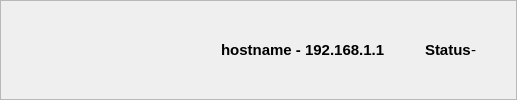
        <widget class="QFrame" name="frame">
         <property name="frameShape">
          <enum>QFrame::Shape::StyledPanel</enum>
         </property>
         <property name="frameShadow">
          <enum>QFrame::Shadow::Raised</enum>
         </property>
         <layout class="QGridLayout" name="gridLayout">
          <property name="leftMargin">
           <number>0</number>
          </property>
          <property name="topMargin">
           <number>0</number>
          </property>
          <property name="rightMargin">
           <number>0</number>
          </property>
          <property name="bottomMargin">
           <number>0</number>
          </property>
          <property name="spacing">
           <number>0</number>
          </property>
          <item row="0" column="0">
           <layout class="QHBoxLayout" name="horizontalLayout_10">
            <item>
             <widget class="QPushButton" name="actionsButton">
              <property name="text">
               <string />
              </property>
              <property name="icon">
               <iconset theme="format-justify-fill">
                <normaloff>../../../../../../../../../../../../../../../../../../../../../../../../../../../../../../../../../../.designer/backup</normaloff>../../../../../../../../../../../../../../../../../../../../../../../../../../../../../../../../../../.designer/backup</iconset>
              </property>
              <property name="flat">
               <bool>true</bool>
              </property>
             </widget>
            </item>
            <item>
             <widget class="QPushButton" name="prefsButton">
              <property name="sizePolicy">
               <sizepolicy hsizetype="Fixed" vsizetype="Fixed">
                <horstretch>0</horstretch>
                <verstretch>0</verstretch>
               </sizepolicy>
              </property>
              <property name="text">
               <string />
              </property>
              <property name="icon">
               <iconset theme="preferences-system">
                <normaloff>../../../../../../../../../../../../../../../../../../../../../../../../../../../../../../../../../../../../../../../../../../../../../../../../../../../../../../../../../../../../../../../../../../../../../../../../../../../../../../../../.designer/backup</normaloff>../../../../../../../../../../../../../../../../../../../../../../../../../../../../../../../../../../../../../../../../../../../../../../../../../../../../../../../../../../../../../../../../../../../../../../../../../../../../../../../../.designer/backup</iconset>
              </property>
              <property name="flat">
               <bool>true</bool>
              </property>
             </widget>
            </item>
            <item>
             <widget class="QPushButton" name="newRuleButton">
              <property name="sizePolicy">
               <sizepolicy hsizetype="Fixed" vsizetype="Fixed">
                <horstretch>32</horstretch>
                <verstretch>32</verstretch>
               </sizepolicy>
              </property>
              <property name="toolTip">
               <string>Create a new rule</string>
              </property>
              <property name="text">
               <string />
              </property>
              <property name="icon">
               <iconset theme="document-new">
                <normaloff>../../../../../../../../../../../../../../../../../../../../../../../../../../../../../../../../../../../../../../../../../../../../../../../../../../../../../../../../.designer/backup</normaloff>../../../../../../../../../../../../../../../../../../../../../../../../../../../../../../../../../../../../../../../../../../../../../../../../../../../../../../../../.designer/backup</iconset>
              </property>
              <property name="flat">
               <bool>true</bool>
              </property>
             </widget>
            </item>
            <item>
             <widget class="QPushButton" name="fwButton">
              <property name="text">
               <string />
              </property>
              <property name="icon">
               <iconset theme="security-high">
                <normaloff>../../../../../../../../../../../../../../../../../../../../../../../../../../../../../../../../../../.designer/backup</normaloff>../../../../../../../../../../../../../../../../../../../../../../../../../../../../../../../../../../.designer/backup</iconset>
              </property>
              <property name="flat">
               <bool>true</bool>
              </property>
             </widget>
            </item>
            <item>
             <spacer name="horizontalSpacer_9">
              <property name="orientation">
               <enum>Qt::Horizontal</enum>
              </property>
              <property name="sizeHint" stdset="0">
               <size>
                <width>60</width>
                <height>20</height>
               </size>
              </property>
             </spacer>
            </item>
            <item>
             <widget class="QLabel" name="nodeLabel">
              <property name="text">
               <string>&lt;html&gt;&lt;head/&gt;&lt;body&gt;&lt;p&gt;&lt;span style=" font-size:11pt; font-weight:600;"&gt;hostname - 192.168.1.1&lt;/span&gt;&lt;/p&gt;&lt;/body&gt;&lt;/html&gt;</string>
              </property>
              <property name="margin">
               <number>5</number>
              </property>
             </widget>
            </item>
            <item>
             <spacer name="horizontalSpacer">
              <property name="orientation">
               <enum>Qt::Horizontal</enum>
              </property>
              <property name="sizeHint" stdset="0">
               <size>
                <width>40</width>
                <height>20</height>
               </size>
              </property>
             </spacer>
            </item>
            <item>
             <widget class="QLabel" name="label_2">
              <property name="sizePolicy">
               <sizepolicy hsizetype="Fixed" vsizetype="Preferred">
                <horstretch>0</horstretch>
                <verstretch>0</verstretch>
               </sizepolicy>
              </property>
              <property name="font">
               <font>
                <pointsize>11</pointsize>
                <bold>true</bold>
                <kerning>true</kerning>
               </font>
              </property>
              <property name="text">
               <string>Status</string>
              </property>
              <property name="alignment">
               <set>Qt::AlignmentFlag::AlignLeading|Qt::AlignmentFlag::AlignLeft|Qt::AlignmentFlag::AlignVCenter</set>
              </property>
              <property name="margin">
               <number>5</number>
              </property>
             </widget>
            </item>
            <item>
             <widget class="QLabel" name="statusLabel">
              <property name="sizePolicy">
               <sizepolicy hsizetype="Minimum" vsizetype="Fixed">
                <horstretch>0</horstretch>
                <verstretch>0</verstretch>
               </sizepolicy>
              </property>
              <property name="font">
               <font>
                <pointsize>11</pointsize>
                <kerning>true</kerning>
               </font>
              </property>
              <property name="text">
               <string>-</string>
              </property>
              <property name="alignment">
               <set>Qt::AlignmentFlag::AlignLeading|Qt::AlignmentFlag::AlignLeft|Qt::AlignmentFlag::AlignVCenter</set>
              </property>
              <property name="margin">
               <number>5</number>
              </property>
             </widget>
            </item>
            <item>
             <widget class="QPushButton" name="startButton">
              <property name="toolTip">
               <string>Start or Stop interception</string>
              </property>
              <property name="text">
               <string />
              </property>
              <property name="icon">
               <iconset theme="media-playback-start">
                <normaloff>../../../../../../../../../../../../../../../../../../../../../../../../../../../../../../../../../../../../../../../../../../../../../../../../../../../../../../../../.designer/backup</normaloff>../../../../../../../../../../../../../../../../../../../../../../../../../../../../../../../../../../../../../../../../../../../../../../../../../../../../../../../../.designer/backup</iconset>
              </property>
              <property name="checkable">
               <bool>true</bool>
              </property>
              <property name="checked">
               <bool>false</bool>
              </property>
              <property name="flat">
               <bool>true</bool>
              </property>
             </widget>
            </item>
           </layout>
          </item>
         </layout>
        </widget>
